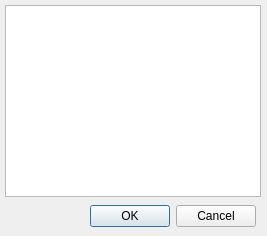
<?xml version="1.0" encoding="UTF-8"?>
<ui version="4.0">
 <class>DialogLoadBank</class>
 <widget class="QDialog" name="DialogLoadBank">
  <property name="geometry">
   <rect>
    <x>0</x>
    <y>0</y>
    <width>267</width>
    <height>236</height>
   </rect>
  </property>
  <property name="windowTitle">
   <string>Change Name</string>
  </property>
  <widget class="QDialogButtonBox" name="buttonBox">
   <property name="enabled">
    <bool>true</bool>
   </property>
   <property name="geometry">
    <rect>
     <x>75</x>
     <y>200</y>
     <width>181</width>
     <height>32</height>
    </rect>
   </property>
   <property name="orientation">
    <enum>Qt::Horizontal</enum>
   </property>
   <property name="standardButtons">
    <set>QDialogButtonBox::Cancel|QDialogButtonBox::Ok</set>
   </property>
  </widget>
  <widget class="QListWidget" name="listWidget">
   <property name="geometry">
    <rect>
     <x>5</x>
     <y>5</y>
     <width>256</width>
     <height>192</height>
    </rect>
   </property>
  </widget>
 </widget>
 <resources/>
 <connections>
  <connection>
   <sender>buttonBox</sender>
   <signal>accepted()</signal>
   <receiver>DialogLoadBank</receiver>
   <slot>accept()</slot>
   <hints>
    <hint type="sourcelabel">
     <x>248</x>
     <y>254</y>
    </hint>
    <hint type="destinationlabel">
     <x>157</x>
     <y>274</y>
    </hint>
   </hints>
  </connection>
  <connection>
   <sender>buttonBox</sender>
   <signal>rejected()</signal>
   <receiver>DialogLoadBank</receiver>
   <slot>reject()</slot>
   <hints>
    <hint type="sourcelabel">
     <x>316</x>
     <y>260</y>
    </hint>
    <hint type="destinationlabel">
     <x>286</x>
     <y>274</y>
    </hint>
   </hints>
  </connection>
 </connections>
</ui>
